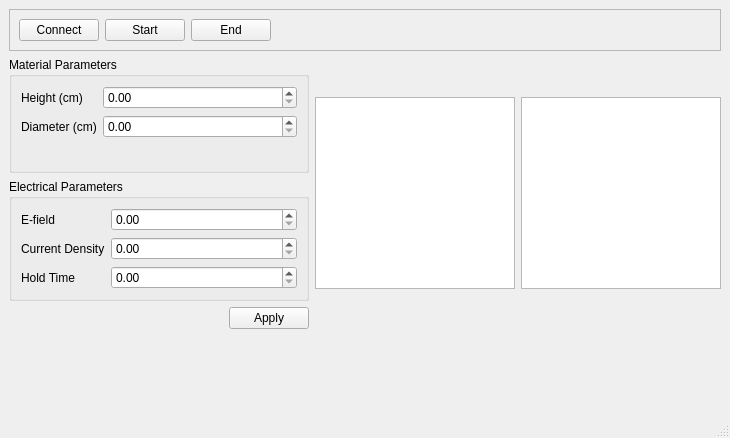
<?xml version="1.0" encoding="UTF-8"?>
<ui version="4.0">
 <class>MainWindow</class>
 <widget class="QMainWindow" name="MainWindow">
  <property name="geometry">
   <rect>
    <x>0</x>
    <y>0</y>
    <width>727</width>
    <height>438</height>
   </rect>
  </property>
  <property name="sizePolicy">
   <sizepolicy hsizetype="Expanding" vsizetype="Expanding">
    <horstretch>0</horstretch>
    <verstretch>0</verstretch>
   </sizepolicy>
  </property>
  <property name="windowTitle">
   <string>MainWindow</string>
  </property>
  <widget class="QWidget" name="centralwidget">
   <property name="sizePolicy">
    <sizepolicy hsizetype="Expanding" vsizetype="Expanding">
     <horstretch>0</horstretch>
     <verstretch>0</verstretch>
    </sizepolicy>
   </property>
   <layout class="QVBoxLayout" name="verticalLayout_4">
    <item>
     <widget class="QFrame" name="frame">
      <property name="frameShape">
       <enum>QFrame::Shape::StyledPanel</enum>
      </property>
      <property name="frameShadow">
       <enum>QFrame::Shadow::Raised</enum>
      </property>
      <layout class="QHBoxLayout" name="horizontalLayout">
       <item>
        <widget class="QPushButton" name="connectionButton">
         <property name="text">
          <string>Connect</string>
         </property>
        </widget>
       </item>
       <item>
        <widget class="QPushButton" name="startButton">
         <property name="text">
          <string>Start</string>
         </property>
        </widget>
       </item>
       <item>
        <widget class="QPushButton" name="endButton">
         <property name="text">
          <string>End</string>
         </property>
        </widget>
       </item>
       <item>
        <spacer name="horizontalSpacer_2">
         <property name="orientation">
          <enum>Qt::Orientation::Horizontal</enum>
         </property>
         <property name="sizeHint" stdset="0">
          <size>
           <width>40</width>
           <height>20</height>
          </size>
         </property>
        </spacer>
       </item>
      </layout>
     </widget>
    </item>
    <item>
     <layout class="QHBoxLayout" name="ContentBox">
      <property name="sizeConstraint">
       <enum>QLayout::SizeConstraint::SetMinimumSize</enum>
      </property>
      <item>
       <layout class="QVBoxLayout" name="ParamBox">
        <item>
         <widget class="QGroupBox" name="MatBox">
          <property name="sizePolicy">
           <sizepolicy hsizetype="MinimumExpanding" vsizetype="Minimum">
            <horstretch>0</horstretch>
            <verstretch>0</verstretch>
           </sizepolicy>
          </property>
          <property name="minimumSize">
           <size>
            <width>300</width>
            <height>100</height>
           </size>
          </property>
          <property name="title">
           <string>Material Parameters</string>
          </property>
          <layout class="QFormLayout" name="formLayout_3">
           <item row="0" column="0">
            <widget class="QLabel" name="heightCmLabel">
             <property name="text">
              <string>Height (cm)</string>
             </property>
            </widget>
           </item>
           <item row="0" column="1">
            <widget class="QDoubleSpinBox" name="heightCmDoubleSpinBox"/>
           </item>
           <item row="1" column="0">
            <widget class="QLabel" name="diameterCmLabel">
             <property name="text">
              <string>Diameter (cm)</string>
             </property>
            </widget>
           </item>
           <item row="1" column="1">
            <widget class="QDoubleSpinBox" name="diameterCmDoubleSpinBox"/>
           </item>
          </layout>
         </widget>
        </item>
        <item>
         <widget class="QGroupBox" name="ElecBox">
          <property name="title">
           <string>Electrical Parameters</string>
          </property>
          <layout class="QFormLayout" name="formLayout_2">
           <item row="0" column="0">
            <widget class="QLabel" name="eFieldLabel">
             <property name="text">
              <string>E-field</string>
             </property>
            </widget>
           </item>
           <item row="0" column="1">
            <widget class="QDoubleSpinBox" name="eFieldDoubleSpinBox"/>
           </item>
           <item row="1" column="0">
            <widget class="QLabel" name="currentDensityLabel">
             <property name="text">
              <string>Current Density</string>
             </property>
            </widget>
           </item>
           <item row="1" column="1">
            <widget class="QDoubleSpinBox" name="currentDensityDoubleSpinBox"/>
           </item>
           <item row="2" column="0">
            <widget class="QLabel" name="holdTimeLabel">
             <property name="text">
              <string>Hold Time</string>
             </property>
            </widget>
           </item>
           <item row="2" column="1">
            <widget class="QDoubleSpinBox" name="holdTimeDoubleSpinBox"/>
           </item>
          </layout>
         </widget>
        </item>
        <item>
         <layout class="QHBoxLayout" name="ApplyBox">
          <property name="sizeConstraint">
           <enum>QLayout::SizeConstraint::SetMaximumSize</enum>
          </property>
          <item>
           <spacer name="horizontalSpacer">
            <property name="orientation">
             <enum>Qt::Orientation::Horizontal</enum>
            </property>
            <property name="sizeHint" stdset="0">
             <size>
              <width>40</width>
              <height>20</height>
             </size>
            </property>
           </spacer>
          </item>
          <item>
           <widget class="QPushButton" name="pushButton">
            <property name="text">
             <string>Apply</string>
            </property>
           </widget>
          </item>
         </layout>
        </item>
       </layout>
      </item>
      <item>
       <layout class="QVBoxLayout" name="GraphBox1">
        <item>
         <spacer name="verticalSpacer">
          <property name="orientation">
           <enum>Qt::Orientation::Vertical</enum>
          </property>
          <property name="sizeHint" stdset="0">
           <size>
            <width>20</width>
            <height>40</height>
           </size>
          </property>
         </spacer>
        </item>
        <item>
         <widget class="QGraphicsView" name="graphicsView">
          <property name="sizePolicy">
           <sizepolicy hsizetype="MinimumExpanding" vsizetype="Expanding">
            <horstretch>0</horstretch>
            <verstretch>0</verstretch>
           </sizepolicy>
          </property>
          <property name="minimumSize">
           <size>
            <width>200</width>
            <height>100</height>
           </size>
          </property>
         </widget>
        </item>
        <item>
         <spacer name="verticalSpacer_2">
          <property name="orientation">
           <enum>Qt::Orientation::Vertical</enum>
          </property>
          <property name="sizeHint" stdset="0">
           <size>
            <width>20</width>
            <height>40</height>
           </size>
          </property>
         </spacer>
        </item>
       </layout>
      </item>
      <item>
       <layout class="QVBoxLayout" name="GraphBox2">
        <item>
         <spacer name="verticalSpacer_3">
          <property name="orientation">
           <enum>Qt::Orientation::Vertical</enum>
          </property>
          <property name="sizeHint" stdset="0">
           <size>
            <width>20</width>
            <height>40</height>
           </size>
          </property>
         </spacer>
        </item>
        <item>
         <widget class="QGraphicsView" name="graphicsView_2">
          <property name="sizePolicy">
           <sizepolicy hsizetype="MinimumExpanding" vsizetype="Expanding">
            <horstretch>0</horstretch>
            <verstretch>0</verstretch>
           </sizepolicy>
          </property>
          <property name="minimumSize">
           <size>
            <width>200</width>
            <height>100</height>
           </size>
          </property>
         </widget>
        </item>
        <item>
         <spacer name="verticalSpacer_4">
          <property name="orientation">
           <enum>Qt::Orientation::Vertical</enum>
          </property>
          <property name="sizeHint" stdset="0">
           <size>
            <width>20</width>
            <height>40</height>
           </size>
          </property>
         </spacer>
        </item>
       </layout>
      </item>
     </layout>
    </item>
    <item>
     <spacer name="verticalSpacer_5">
      <property name="orientation">
       <enum>Qt::Orientation::Vertical</enum>
      </property>
      <property name="sizeHint" stdset="0">
       <size>
        <width>20</width>
        <height>40</height>
       </size>
      </property>
     </spacer>
    </item>
   </layout>
  </widget>
  <widget class="QMenuBar" name="menubar">
   <property name="geometry">
    <rect>
     <x>0</x>
     <y>0</y>
     <width>727</width>
     <height>33</height>
    </rect>
   </property>
  </widget>
  <widget class="QStatusBar" name="statusbar">
   <property name="sizeGripEnabled">
    <bool>true</bool>
   </property>
  </widget>
 </widget>
 <resources/>
 <connections/>
</ui>
